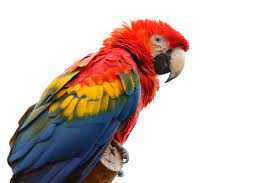
#> input picture Lab4/parrot.jpeg, 275 x 183 px
$ python histogram.py
#> lines starting #> are read from the running program, lines starting #| are printed output that depends on the picture
import cv2
import numpy as np
import matplotlib
import matplotlib.pyplot as plt

matplotlib.use('TKAgg')

image = cv2.imread('parrot.jpeg', cv2.IMREAD_GRAYSCALE)
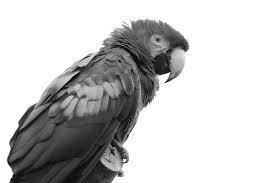
#> image: shape (183, 275); min 0, max 255, mean 198.1
image = cv2.equalizeHist(image)
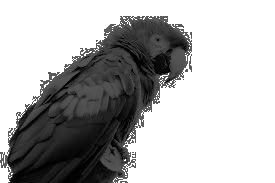
#> image: shape (183, 275); min 0, max 255, mean 177.8

# histogram, _ = np.histogram(image, bins=256, range=(0, 256))
# plt.bar(range(0, 256), histogram)
# plt.show()

plt.hist(image.flatten(), bins=256, range=(0, 256))
plt.show()
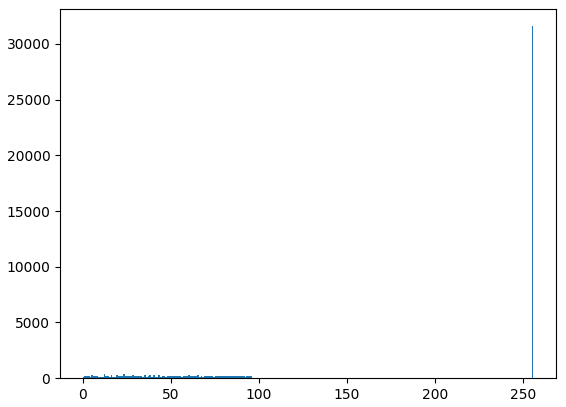
#> figure drawn by matplotlib, 1 panel; tallest bar 31596 high, from x = 255 to 256

cv2.imshow('image', image)
cv2.waitKey()

$ run again, with Lab4/pug.png saved as Lab4/parrot.jpeg
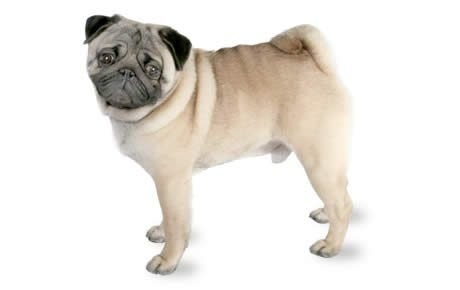
#> input picture Lab4/pug.png, 460 x 290 px
#> `image = cv2.equalizeHist(image)`:
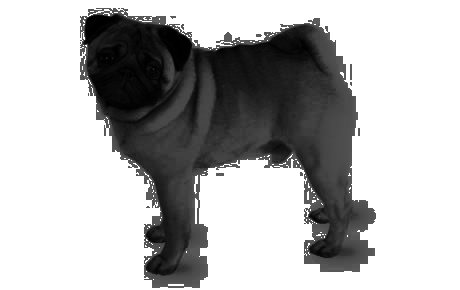
#> image: shape (290, 460); min 0, max 255, mean 180.6
#> `plt.show()`:
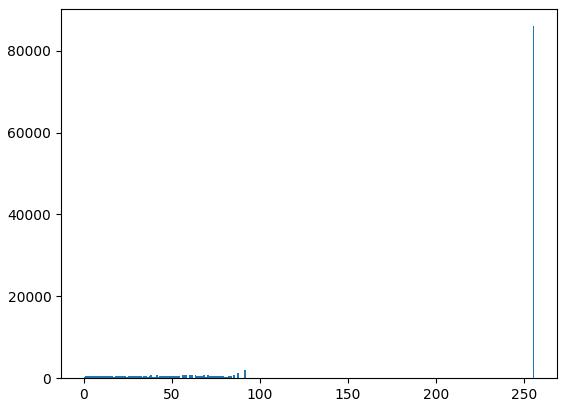
#> figure drawn by matplotlib, 1 panel; tallest bar 85970 high, from x = 255 to 256
